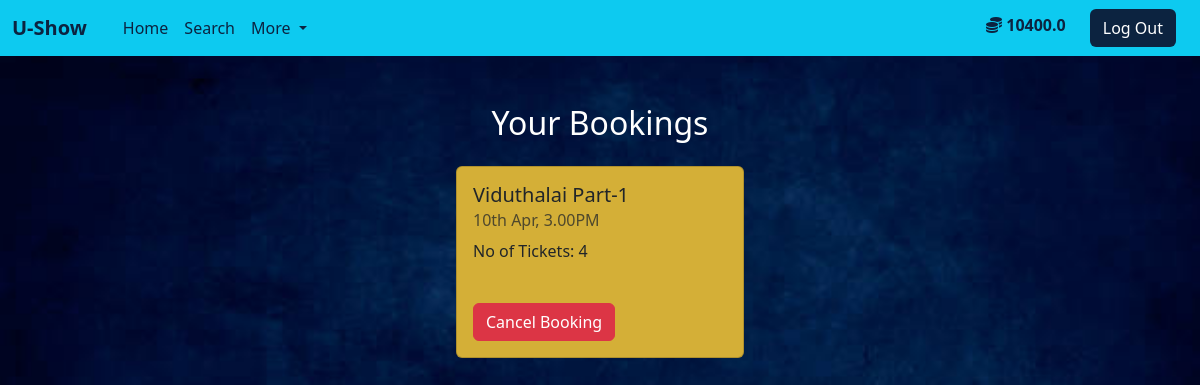
/bookings (signed in), run on the app's committed database.
### tickets/models.py (models this page shows, shortened)
class User(db.Model, UserMixin):
    id = db.Column(db.Integer(), primary_key=True)
    username = db.Column(db.String(length=30), nullable=False, unique=True)
    email_address = db.Column(db.String(length=50), nullable=False, unique=True)
    password_hash = db.Column(db.String(length=60), nullable=False)
    budget = db.Column(db.Float(), nullable=False, default=1000)
    is_admin = db.Column(db.Boolean(), nullable=False, default='false')
    @property
    def password(self):
        return self.password

class Tickets(db.Model):
    id = db.Column(db.Integer(), primary_key=True)
    show_id = db.Column(db.Integer(), nullable=False)
    no_of_tickets = db.Column(db.Integer(), nullable=False)
    username = db.Column(db.String(length=30), nullable=False)

class Show(db.Model):
    id = db.Column(db.Integer(), primary_key=True)
    show_name = db.Column(db.String(length=30), nullable=False)
    show_timings = db.Column(db.String(length=50), nullable=False)
    rating = db.Column(db.Float(), nullable=False)
    ticket_rate = db.Column(db.Float(), nullable=False)
    at_venue = db.Column(db.Integer(), nullable=False)
    no_of_seats = db.Column(db.Integer(), nullable=False)
    img_url = db.Column(db.String(), nullable=False)
    category = db.Column(db.String(), nullable=False)
    lang = db.Column(db.String(), nullable=False)

### tickets/routes.py (the view)
@app.route('/bookings')
@login_required
def your_bookings():
    tickets = Tickets.query.filter_by(username=current_user.username).all()
    shows = []
    for ticket in tickets:
        show = Show.query.filter_by(id=ticket.show_id).first()
        shows.append([ticket, show])
    return render_template('bookings.html', shows=shows)

### tickets/models.py (called while the page is built)
@login_manager.user_loader
def load_user(user_id):
    return User.query.get(int(user_id))

### tickets/templates/bookings.html (shortened to what this page needs)
{% extends 'base.html' %}
{% block content %}
<div class="container text-center col-12 rounded mt-5 align-items-center justify-content-center" style="color: white !important;">
    <h2>Your Bookings</h2>
    <div class="d-flex align-items-center justify-content-center flex-wrap my-2 mx-2 mt-3">
        {% if shows %}
            {% for show in shows %}
                <div class="card text-start my-2 mx-2" style="width: 18rem;background-color: #d4af37;">
                    <div class="card-body">
                        <h5 class="card-title">{{ show[1].show_name }}</h5>
                        <h6 class="card-subtitle mb-2 text-body-secondary">{{ show[1].show_timings }}</h6>
                        <p class="card-text">No of Tickets: {{show[0].no_of_tickets}}</p>
                        <a href={{url_for('cancel_booking',bid=show[0].id)}} class="btn btn-danger mt-4">Cancel Booking</a>
                    </div>
                </div>
            {% endfor %}
        {% else %}
            <p class="text-white">No bookings yet!</p>
        {% endif %}
    </div>
</div>
{% endblock %}

### tickets/templates/base.html (shortened to what this page needs)
<!doctype html>
<html lang="en">
<head>
    <link href="https://cdn.jsdelivr.net/npm/bootstrap@5.3.0-alpha3/dist/css/bootstrap.min.css" rel="stylesheet"
>
    <link href="{{url_for('static',filename='css/custom.css')}}" rel="stylesheet" type="text/css">
</head>
<body>
    {% block navbar %}
        <nav class="navbar navbar-expand-lg bg-body-tertiary" style="background-color: #0dcaf0 !important;">
            <div class="container-fluid">
                <a class="navbar-brand" href="#" style="color:#0C2340"><b>U-Show</b></a>
                <div class="container-fluid collapse navbar-collapse" id="navbarSupportedContent">
                    {% block navitems %}
                        <ul class="navbar-nav me-auto mb-2 mb-lg-0">
                            <li class="nav-item">
                                <a class="nav-link active" aria-current="page" href={{url_for('dashBoard_page')}} style="color: #0C2340">Home</a>
                            </li>
                            <li class="nav-item">
                                <a class="nav-link active" href={{url_for('search_page')}} style="color: #0C2340">Search</a>
                            </li>
                            <li class="nav-item dropdown">
                                <a class="nav-link active nav-link dropdown-toggle" href="#" role="button" data-bs-toggle="dropdown"
                                    aria-expanded="false" style="color: #0C2340">
                                    More
                                </a>
                            </li>
                        </ul>
                    {% endblock %}
                    <div class="d-flex ms-auto order-5">
                        {% if current_user.is_authenticated %}
                            {% if not current_user.is_admin %}
                                <a class="nav-link mt-1" style="color: #0C2340; font-weight: bold;">
                                    <i class="fas fa-coins"></i>
                                    {{ current_user.budget }}
                                </a>
                            {% endif %}
                            <a class="btn ms-4 text-white" href={{url_for('logout_page')}} style="background-color: #0C2340">Log Out</a>
                        {% else %}
                            <a class="btn text-white" href={{url_for('register_page')}} style="background-color: #0C2340">Register</a>
                            <a class="btn text-white ms-1" href={{url_for('login_page')}} style="background-color: #0C2340">Login</a>
                        {% endif %}
                    </div>
                </div>
            </div>
        </nav>
    {% endblock %}
    {% block content %}
    {% endblock %}
</body>
</html>

### tickets/static/css/custom.css (style rules this page uses)
body { background-image: url('../images/blue_royal.jpg'); background-size: cover; background-position: center; background-repeat: no-repeat; background-attachment: fixed; height: 100vh; color:#0C2340; }

### data on the page
User: budget "10400.0"
Tickets: show_name "Viduthalai Part-1", show_timings "10th Apr, 3.00PM", no_of_tickets "4"
